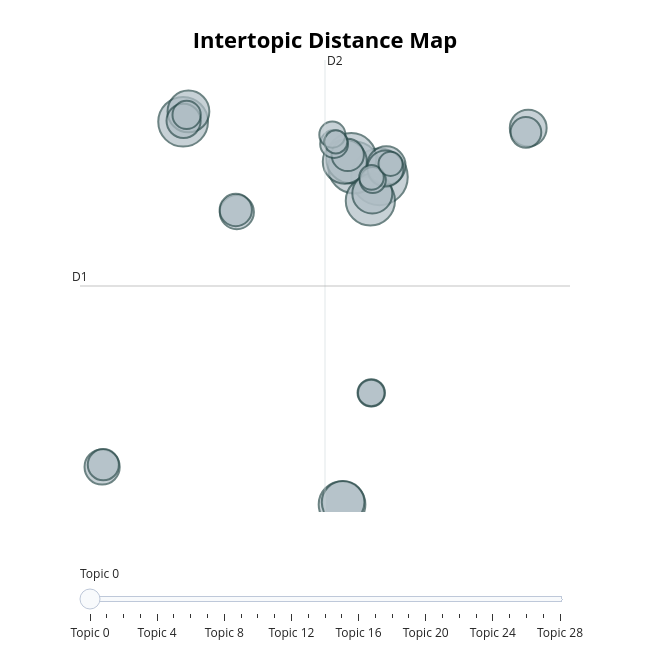

Notebook code for this chart:
### Markdown cell above
## 10. Optional interactive BERTopic visualizations

### Code cell
# Intertopic distance map
topic_model.visualize_topics()

### Figure 1 — Plotly figure (JSON) as saved in the notebook; plotly's stock layout.template omitted (floating-point values rounded to 4 significant figures)
{"data": [{"customdata": [[0, "anger | angry | irritate | people | boiling", 132], [1, "service | customer | customer service | flight | online", 111], [2, "twitter | tweet | despair | optimism | weary", 104], [3, "depression | feel | lonely | feel like | know", 102], [4, "black | people | white | outrage | racist", 100], [5, "rooney | rojo | fucking | celtic | mufc", 90], [6, "szn | worry | deal | disabled access | doing control", 80], [7, "texans | teams | play | offense | team", 75], [8, "fear | afraid | quote | wrong | success", 72], [9, "trump | hillary | vote | nevertrump | fox", 66], [10, "reverse | fuming | parking | sink | uber", 61], [11, "blues | music | jazz | jazz blues | radio", 56], [12, "sleep | dream | nightmare | restless | night", 54], [13, "glee | bb18 | nicole | paul | michelle", 51], [14, "pakistan | terrorism | india | terror | unga", 48], [15, "gloomy | depressing | weather | mood | rain", 48], [16, "terrorism | terror | attacks | texas | obama", 43], [17, "milk | pine | peanut | butter | foam", 43], [18, "gbbo | val | pout | gone | candice", 40], [19, "amazing live | ly broadcast | live ly | musically | ly", 39], [20, "anxiety | panic | attacks | panic attacks | anxiety attack", 33], [21, "snap | snapchat | kik | dm | kikme", 32], [22, "episode | gotham | season | canon | watching", 31], [23, "horror | movies | movie | years | zombie", 29], [24, "raging | provoke | rage | type | ha", 28], [25, "eyes | playful | hermione | said cheerfully | prince", 28], [26, "bully | bully bully | tamra | cyber | make posts", 25], [27, "sober | food | drunk | contest | slc", 24], [28, "cheering | awe | great | cheery | cheer", 22]], "hovertemplate": "<b>Topic %{customdata[0]}</b><br>%{customdata[1]}<br>Size: %{customdata[2]}", "legendgroup": "", "marker": {"color": "#B0BEC5", "line": {"color": "DarkSlateGrey", "width": 2}, "size": [132, 111, 104, 102, 100, 90, 80, 75, 72, 66, 61, 56, 54, 51, 48, 48, 43, 43, 40, 39, 33, 32, 31, 29, 28, 28, 25, 24, 22], "sizemode": "area", "sizeref": 0.0825, "symbol": "circle"}, "mode": "markers", "name": "", "orientation": "v", "showlegend": false, "type": "scatter", "x": [9.546, 7.692, 7.471, -4.885, 8.878, 6.796, 6.999, 6.873, -4.493, 9.021, 10.05, 20.48, 9.982, -10.84, -0.9357, -4.85, -1.015, 7.217, -10.75, 20.31, -4.626, 6.214, 8.942, 8.941, 9.057, 6.083, 8.961, 10.36, 6.341], "xaxis": "x", "y": [10.53, 10.89, 11.24, 12.62, 9.62, -1.9, 11.1, -1.816, 13.01, 9.9, 10.96, 12.38, 10.85, -0.4777, 9.193, 12.65, 9.272, 11.36, -0.3898, 12.22, 12.88, 11.78, 2.335, 2.334, 10.41, 12.13, 10.51, 11.02, 11.86], "yaxis": "y"}], "layout": {"annotations": [{"showarrow": false, "text": "D1", "x": -12.46, "y": 6.389, "yshift": 10}, {"showarrow": false, "text": "D2", "x": 5.544, "xshift": 10, "y": 14.96}], "height": 650, "hoverlabel": {"bgcolor": "white", "font": {"family": "Rockwell", "size": 16}}, "legend": {"itemsizing": "constant", "tracegroupgap": 0}, "margin": {"t": 60}, "shapes": [{"line": {"color": "#CFD8DC", "width": 2}, "type": "line", "x0": 5.544, "x1": 5.544, "y0": -2.185, "y1": 14.96}, {"line": {"color": "#9E9E9E", "width": 2}, "type": "line", "x0": -12.46, "x1": 23.55, "y0": 6.389, "y1": 6.389}], "sliders": [{"active": 0, "pad": {"t": 50}, "steps": [{"args": [{"marker.color": [["red", "#B0BEC5", "#B0BEC5", "#B0BEC5", "#B0BEC5", "#B0BEC5", "#B0BEC5", "#B0BEC5", "#B0BEC5", "#B0BEC5", "#B0BEC5", "#B0BEC5", "#B0BEC5", "#B0BEC5", "#B0BEC5", "#B0BEC5", "#B0BEC5", "#B0BEC5", "#B0BEC5", "#B0BEC5", "#B0BEC5", "#B0BEC5", "#B0BEC5", "#B0BEC5", "#B0BEC5", "#B0BEC5", "#B0BEC5", "#B0BEC5", "#B0BEC5"]]}], "label": "Topic 0", "method": "update"}, {"args": [{"marker.color": [["#B0BEC5", "red", "#B0BEC5", "#B0BEC5", "#B0BEC5", "#B0BEC5", "#B0BEC5", "#B0BEC5", "#B0BEC5", "#B0BEC5", "#B0BEC5", "#B0BEC5", "#B0BEC5", "#B0BEC5", "#B0BEC5", "#B0BEC5", "#B0BEC5", "#B0BEC5", "#B0BEC5", "#B0BEC5", "#B0BEC5", "#B0BEC5", "#B0BEC5", "#B0BEC5", "#B0BEC5", "#B0BEC5", "#B0BEC5", "#B0BEC5", "#B0BEC5"]]}], "label": "Topic 1", "method": "update"}, {"args": [{"marker.color": [["#B0BEC5", "#B0BEC5", "red", "#B0BEC5", "#B0BEC5", "#B0BEC5", "#B0BEC5", "#B0BEC5", "#B0BEC5", "#B0BEC5", "#B0BEC5", "#B0BEC5", "#B0BEC5", "#B0BEC5", "#B0BEC5", "#B0BEC5", "#B0BEC5", "#B0BEC5", "#B0BEC5", "#B0BEC5", "#B0BEC5", "#B0BEC5", "#B0BEC5", "#B0BEC5", "#B0BEC5", "#B0BEC5", "#B0BEC5", "#B0BEC5", "#B0BEC5"]]}], "label": "Topic 2", "method": "update"}, {"args": [{"marker.color": [["#B0BEC5", "#B0BEC5", "#B0BEC5", "red", "#B0BEC5", "#B0BEC5", "#B0BEC5", "#B0BEC5", "#B0BEC5", "#B0BEC5", "#B0BEC5", "#B0BEC5", "#B0BEC5", "#B0BEC5", "#B0BEC5", "#B0BEC5", "#B0BEC5", "#B0BEC5", "#B0BEC5", "#B0BEC5", "#B0BEC5", "#B0BEC5", "#B0BEC5", "#B0BEC5", "#B0BEC5", "#B0BEC5", "#B0BEC5", "#B0BEC5", "#B0BEC5"]]}], "label": "Topic 3", "method": "update"}, {"args": [{"marker.color": [["#B0BEC5", "#B0BEC5", "#B0BEC5", "#B0BEC5", "red", "#B0BEC5", "#B0BEC5", "#B0BEC5", "#B0BEC5", "#B0BEC5", "#B0BEC5", "#B0BEC5", "#B0BEC5", "#B0BEC5", "#B0BEC5", "#B0BEC5", "#B0BEC5", "#B0BEC5", "#B0BEC5", "#B0BEC5", "#B0BEC5", "#B0BEC5", "#B0BEC5", "#B0BEC5", "#B0BEC5", "#B0BEC5", "#B0BEC5", "#B0BEC5", "#B0BEC5"]]}], "label": "Topic 4", "method": "update"}, {"args": [{"marker.color": [["#B0BEC5", "#B0BEC5", "#B0BEC5", "#B0BEC5", "#B0BEC5", "red", "#B0BEC5", "#B0BEC5", "#B0BEC5", "#B0BEC5", "#B0BEC5", "#B0BEC5", "#B0BEC5", "#B0BEC5", "#B0BEC5", "#B0BEC5", "#B0BEC5", "#B0BEC5", "#B0BEC5", "#B0BEC5", "#B0BEC5", "#B0BEC5", "#B0BEC5", "#B0BEC5", "#B0BEC5", "#B0BEC5", "#B0BEC5", "#B0BEC5", "#B0BEC5"]]}], "label": "Topic 5", "method": "update"}, {"args": [{"marker.color": [["#B0BEC5", "#B0BEC5", "#B0BEC5", "#B0BEC5", "#B0BEC5", "#B0BEC5", "red", "#B0BEC5", "#B0BEC5", "#B0BEC5", "#B0BEC5", "#B0BEC5", "#B0BEC5", "#B0BEC5", "#B0BEC5", "#B0BEC5", "#B0BEC5", "#B0BEC5", "#B0BEC5", "#B0BEC5", "#B0BEC5", "#B0BEC5", "#B0BEC5", "#B0BEC5", "#B0BEC5", "#B0BEC5", "#B0BEC5", "#B0BEC5", "#B0BEC5"]]}], "label": "Topic 6", "method": "update"}, {"args": [{"marker.color": [["#B0BEC5", "#B0BEC5", "#B0BEC5", "#B0BEC5", "#B0BEC5", "#B0BEC5", "#B0BEC5", "red", "#B0BEC5", "#B0BEC5", "#B0BEC5", "#B0BEC5", "#B0BEC5", "#B0BEC5", "#B0BEC5", "#B0BEC5", "#B0BEC5", "#B0BEC5", "#B0BEC5", "#B0BEC5", "#B0BEC5", "#B0BEC5", "#B0BEC5", "#B0BEC5", "#B0BEC5", "#B0BEC5", "#B0BEC5", "#B0BEC5", "#B0BEC5"]]}], "label": "Topic 7", "method": "update"}, {"args": [{"marker.color": [["#B0BEC5", "#B0BEC5", "#B0BEC5", "#B0BEC5", "#B0BEC5", "#B0BEC5", "#B0BEC5", "#B0BEC5", "red", "#B0BEC5", "#B0BEC5", "#B0BEC5", "#B0BEC5", "#B0BEC5", "#B0BEC5", "#B0BEC5", "#B0BEC5", "#B0BEC5", "#B0BEC5", "#B0BEC5", "#B0BEC5", "#B0BEC5", "#B0BEC5", "#B0BEC5", "#B0BEC5", "#B0BEC5", "#B0BEC5", "#B0BEC5", "#B0BEC5"]]}], "label": "Topic 8", "method": "update"}, {"args": [{"marker.color": [["#B0BEC5", "#B0BEC5", "#B0BEC5", "#B0BEC5", "#B0BEC5", "#B0BEC5", "#B0BEC5", "#B0BEC5", "#B0BEC5", "red", "#B0BEC5", "#B0BEC5", "#B0BEC5", "#B0BEC5", "#B0BEC5", "#B0BEC5", "#B0BEC5", "#B0BEC5", "#B0BEC5", "#B0BEC5", "#B0BEC5", "#B0BEC5", "#B0BEC5", "#B0BEC5", "#B0BEC5", "#B0BEC5", "#B0BEC5", "#B0BEC5", "#B0BEC5"]]}], "label": "Topic 9", "method": "update"}, {"args": [{"marker.color": [["#B0BEC5", "#B0BEC5", "#B0BEC5", "#B0BEC5", "#B0BEC5", "#B0BEC5", "#B0BEC5", "#B0BEC5", "#B0BEC5", "#B0BEC5", "red", "#B0BEC5", "#B0BEC5", "#B0BEC5", "#B0BEC5", "#B0BEC5", "#B0BEC5", "#B0BEC5", "#B0BEC5", "#B0BEC5", "#B0BEC5", "#B0BEC5", "#B0BEC5", "#B0BEC5", "#B0BEC5", "#B0BEC5", "#B0BEC5", "#B0BEC5", "#B0BEC5"]]}], "label": "Topic 10", "method": "update"}, {"args": [{"marker.color": [["#B0BEC5", "#B0BEC5", "#B0BEC5", "#B0BEC5", "#B0BEC5", "#B0BEC5", "#B0BEC5", "#B0BEC5", "#B0BEC5", "#B0BEC5", "#B0BEC5", "red", "#B0BEC5", "#B0BEC5", "#B0BEC5", "#B0BEC5", "#B0BEC5", "#B0BEC5", "#B0BEC5", "#B0BEC5", "#B0BEC5", "#B0BEC5", "#B0BEC5", "#B0BEC5", "#B0BEC5", "#B0BEC5", "#B0BEC5", "#B0BEC5", "#B0BEC5"]]}], "label": "Topic 11", "method": "update"}, {"args": [{"marker.color": [["#B0BEC5", "#B0BEC5", "#B0BEC5", "#B0BEC5", "#B0BEC5", "#B0BEC5", "#B0BEC5", "#B0BEC5", "#B0BEC5", "#B0BEC5", "#B0BEC5", "#B0BEC5", "red", "#B0BEC5", "#B0BEC5", "#B0BEC5", "#B0BEC5", "#B0BEC5", "#B0BEC5", "#B0BEC5", "#B0BEC5", "#B0BEC5", "#B0BEC5", "#B0BEC5", "#B0BEC5", "#B0BEC5", "#B0BEC5", "#B0BEC5", "#B0BEC5"]]}], "label": "Topic 12", "method": "update"}, {"args": [{"marker.color": [["#B0BEC5", "#B0BEC5", "#B0BEC5", "#B0BEC5", "#B0BEC5", "#B0BEC5", "#B0BEC5", "#B0BEC5", "#B0BEC5", "#B0BEC5", "#B0BEC5", "#B0BEC5", "#B0BEC5", "red", "#B0BEC5", "#B0BEC5", "#B0BEC5", "#B0BEC5", "#B0BEC5", "#B0BEC5", "#B0BEC5", "#B0BEC5", "#B0BEC5", "#B0BEC5", "#B0BEC5", "#B0BEC5", "#B0BEC5", "#B0BEC5", "#B0BEC5"]]}], "label": "Topic 13", "method": "update"}, {"args": [{"marker.color": [["#B0BEC5", "#B0BEC5", "#B0BEC5", "#B0BEC5", "#B0BEC5", "#B0BEC5", "#B0BEC5", "#B0BEC5", "#B0BEC5", "#B0BEC5", "#B0BEC5", "#B0BEC5", "#B0BEC5", "#B0BEC5", "red", "#B0BEC5", "#B0BEC5", "#B0BEC5", "#B0BEC5", "#B0BEC5", "#B0BEC5", "#B0BEC5", "#B0BEC5", "#B0BEC5", "#B0BEC5", "#B0BEC5", "#B0BEC5", "#B0BEC5", "#B0BEC5"]]}], "label": "Topic 14", "method": "update"}, {"args": [{"marker.color": [["#B0BEC5", "#B0BEC5", "#B0BEC5", "#B0BEC5", "#B0BEC5", "#B0BEC5", "#B0BEC5", "#B0BEC5", "#B0BEC5", "#B0BEC5", "#B0BEC5", "#B0BEC5", "#B0BEC5", "#B0BEC5", "#B0BEC5", "red", "#B0BEC5", "#B0BEC5", "#B0BEC5", "#B0BEC5", "#B0BEC5", "#B0BEC5", "#B0BEC5", "#B0BEC5", "#B0BEC5", "#B0BEC5", "#B0BEC5", "#B0BEC5", "#B0BEC5"]]}], "label": "Topic 15", "method": "update"}, {"args": [{"marker.color": [["#B0BEC5", "#B0BEC5", "#B0BEC5", "#B0BEC5", "#B0BEC5", "#B0BEC5", "#B0BEC5", "#B0BEC5", "#B0BEC5", "#B0BEC5", "#B0BEC5", "#B0BEC5", "#B0BEC5", "#B0BEC5", "#B0BEC5", "#B0BEC5", "red", "#B0BEC5", "#B0BEC5", "#B0BEC5", "#B0BEC5", "#B0BEC5", "#B0BEC5", "#B0BEC5", "#B0BEC5", "#B0BEC5", "#B0BEC5", "#B0BEC5", "#B0BEC5"]]}], "label": "Topic 16", "method": "update"}, {"args": [{"marker.color": [["#B0BEC5", "#B0BEC5", "#B0BEC5", "#B0BEC5", "#B0BEC5", "#B0BEC5", "#B0BEC5", "#B0BEC5", "#B0BEC5", "#B0BEC5", "#B0BEC5", "#B0BEC5", "#B0BEC5", "#B0BEC5", "#B0BEC5", "#B0BEC5", "#B0BEC5", "red", "#B0BEC5", "#B0BEC5", "#B0BEC5", "#B0BEC5", "#B0BEC5", "#B0BEC5", "#B0BEC5", "#B0BEC5", "#B0BEC5", "#B0BEC5", "#B0BEC5"]]}], "label": "Topic 17", "method": "update"}, {"args": [{"marker.color": [["#B0BEC5", "#B0BEC5", "#B0BEC5", "#B0BEC5", "#B0BEC5", "#B0BEC5", "#B0BEC5", "#B0BEC5", "#B0BEC5", "#B0BEC5", "#B0BEC5", "#B0BEC5", "#B0BEC5", "#B0BEC5", "#B0BEC5", "#B0BEC5", "#B0BEC5", "#B0BEC5", "red", "#B0BEC5", "#B0BEC5", "#B0BEC5", "#B0BEC5", "#B0BEC5", "#B0BEC5", "#B0BEC5", "#B0BEC5", "#B0BEC5", "#B0BEC5"]]}], "label": "Topic 18", "method": "update"}, {"args": [{"marker.color": [["#B0BEC5", "#B0BEC5", "#B0BEC5", "#B0BEC5", "#B0BEC5", "#B0BEC5", "#B0BEC5", "#B0BEC5", "#B0BEC5", "#B0BEC5", "#B0BEC5", "#B0BEC5", "#B0BEC5", "#B0BEC5", "#B0BEC5", "#B0BEC5", "#B0BEC5", "#B0BEC5", "#B0BEC5", "red", "#B0BEC5", "#B0BEC5", "#B0BEC5", "#B0BEC5", "#B0BEC5", "#B0BEC5", "#B0BEC5", "#B0BEC5", "#B0BEC5"]]}], "label": "Topic 19", "method": "update"}, {"args": [{"marker.color": [["#B0BEC5", "#B0BEC5", "#B0BEC5", "#B0BEC5", "#B0BEC5", "#B0BEC5", "#B0BEC5", "#B0BEC5", "#B0BEC5", "#B0BEC5", "#B0BEC5", "#B0BEC5", "#B0BEC5", "#B0BEC5", "#B0BEC5", "#B0BEC5", "#B0BEC5", "#B0BEC5", "#B0BEC5", "#B0BEC5", "red", "#B0BEC5", "#B0BEC5", "#B0BEC5", "#B0BEC5", "#B0BEC5", "#B0BEC5", "#B0BEC5", "#B0BEC5"]]}], "label": "Topic 20", "method": "update"}, {"args": [{"marker.color": [["#B0BEC5", "#B0BEC5", "#B0BEC5", "#B0BEC5", "#B0BEC5", "#B0BEC5", "#B0BEC5", "#B0BEC5", "#B0BEC5", "#B0BEC5", "#B0BEC5", "#B0BEC5", "#B0BEC5", "#B0BEC5", "#B0BEC5", "#B0BEC5", "#B0BEC5", "#B0BEC5", "#B0BEC5", "#B0BEC5", "#B0BEC5", "red", "#B0BEC5", "#B0BEC5", "#B0BEC5", "#B0BEC5", "#B0BEC5", "#B0BEC5", "#B0BEC5"]]}], "label": "Topic 21", "method": "update"}, {"args": [{"marker.color": [["#B0BEC5", "#B0BEC5", "#B0BEC5", "#B0BEC5", "#B0BEC5", "#B0BEC5", "#B0BEC5", "#B0BEC5", "#B0BEC5", "#B0BEC5", "#B0BEC5", "#B0BEC5", "#B0BEC5", "#B0BEC5", "#B0BEC5", "#B0BEC5", "#B0BEC5", "#B0BEC5", "#B0BEC5", "#B0BEC5", "#B0BEC5", "#B0BEC5", "red", "#B0BEC5", "#B0BEC5", "#B0BEC5", "#B0BEC5", "#B0BEC5", "#B0BEC5"]]}], "label": "Topic 22", "method": "update"}, {"args": [{"marker.color": [["#B0BEC5", "#B0BEC5", "#B0BEC5", "#B0BEC5", "#B0BEC5", "#B0BEC5", "#B0BEC5", "#B0BEC5", "#B0BEC5", "#B0BEC5", "#B0BEC5", "#B0BEC5", "#B0BEC5", "#B0BEC5", "#B0BEC5", "#B0BEC5", "#B0BEC5", "#B0BEC5", "#B0BEC5", "#B0BEC5", "#B0BEC5", "#B0BEC5", "#B0BEC5", "red", "#B0BEC5", "#B0BEC5", "#B0BEC5", "#B0BEC5", "#B0BEC5"]]}], "label": "Topic 23", "method": "update"}, {"args": [{"marker.color": [["#B0BEC5", "#B0BEC5", "#B0BEC5", "#B0BEC5", "#B0BEC5", "#B0BEC5", "#B0BEC5", "#B0BEC5", "#B0BEC5", "#B0BEC5", "#B0BEC5", "#B0BEC5", "#B0BEC5", "#B0BEC5", "#B0BEC5", "#B0BEC5", "#B0BEC5", "#B0BEC5", "#B0BEC5", "#B0BEC5", "#B0BEC5", "#B0BEC5", "#B0BEC5", "#B0BEC5", "red", "#B0BEC5", "#B0BEC5", "#B0BEC5", "#B0BEC5"]]}], "label": "Topic 24", "method": "update"}, {"args": [{"marker.color": [["#B0BEC5", "#B0BEC5", "#B0BEC5", "#B0BEC5", "#B0BEC5", "#B0BEC5", "#B0BEC5", "#B0BEC5", "#B0BEC5", "#B0BEC5", "#B0BEC5", "#B0BEC5", "#B0BEC5", "#B0BEC5", "#B0BEC5", "#B0BEC5", "#B0BEC5", "#B0BEC5", "#B0BEC5", "#B0BEC5", "#B0BEC5", "#B0BEC5", "#B0BEC5", "#B0BEC5", "#B0BEC5", "red", "#B0BEC5", "#B0BEC5", "#B0BEC5"]]}], "label": "Topic 25", "method": "update"}, {"args": [{"marker.color": [["#B0BEC5", "#B0BEC5", "#B0BEC5", "#B0BEC5", "#B0BEC5", "#B0BEC5", "#B0BEC5", "#B0BEC5", "#B0BEC5", "#B0BEC5", "#B0BEC5", "#B0BEC5", "#B0BEC5", "#B0BEC5", "#B0BEC5", "#B0BEC5", "#B0BEC5", "#B0BEC5", "#B0BEC5", "#B0BEC5", "#B0BEC5", "#B0BEC5", "#B0BEC5", "#B0BEC5", "#B0BEC5", "#B0BEC5", "red", "#B0BEC5", "#B0BEC5"]]}], "label": "Topic 26", "method": "update"}, {"args": [{"marker.color": [["#B0BEC5", "#B0BEC5", "#B0BEC5", "#B0BEC5", "#B0BEC5", "#B0BEC5", "#B0BEC5", "#B0BEC5", "#B0BEC5", "#B0BEC5", "#B0BEC5", "#B0BEC5", "#B0BEC5", "#B0BEC5", "#B0BEC5", "#B0BEC5", "#B0BEC5", "#B0BEC5", "#B0BEC5", "#B0BEC5", "#B0BEC5", "#B0BEC5", "#B0BEC5", "#B0BEC5", "#B0BEC5", "#B0BEC5", "#B0BEC5", "red", "#B0BEC5"]]}], "label": "Topic 27", "method": "update"}, {"args": [{"marker.color": [["#B0BEC5", "#B0BEC5", "#B0BEC5", "#B0BEC5", "#B0BEC5", "#B0BEC5", "#B0BEC5", "#B0BEC5", "#B0BEC5", "#B0BEC5", "#B0BEC5", "#B0BEC5", "#B0BEC5", "#B0BEC5", "#B0BEC5", "#B0BEC5", "#B0BEC5", "#B0BEC5", "#B0BEC5", "#B0BEC5", "#B0BEC5", "#B0BEC5", "#B0BEC5", "#B0BEC5", "#B0BEC5", "#B0BEC5", "#B0BEC5", "#B0BEC5", "red"]]}], "label": "Topic 28", "method": "update"}]}], "title": {"font": {"color": "Black", "size": 22}, "text": "<b>Intertopic Distance Map</b>", "x": 0.5, "xanchor": "center", "y": 0.95, "yanchor": "top"}, "width": 650, "xaxis": {"anchor": "y", "domain": [0, 1], "range": [-12.46, 23.55], "title": {"text": ""}, "visible": false}, "yaxis": {"anchor": "x", "domain": [0, 1], "range": [-2.185, 14.96], "title": {"text": ""}, "visible": false}}}
